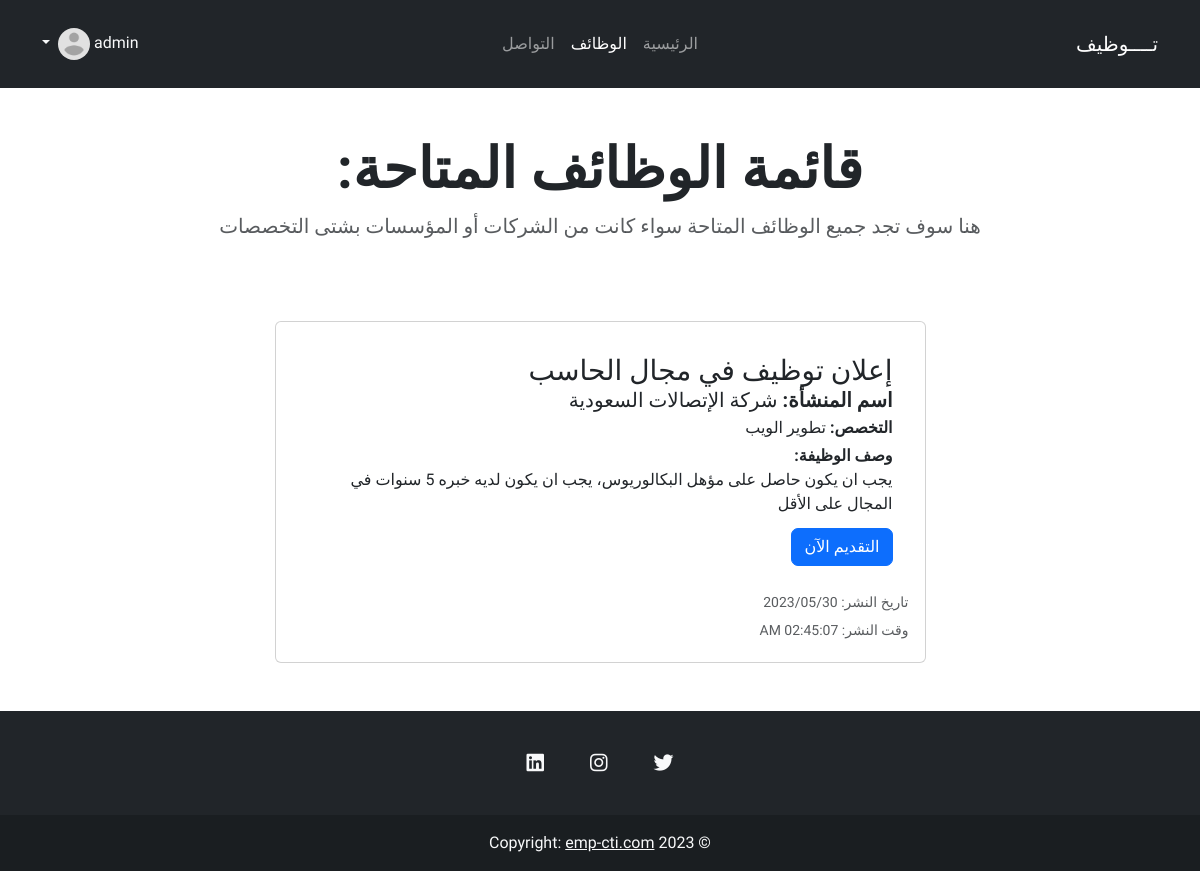
Page /jobs.php (signed in) on the committed database.
### tables this page shows
CREATE TABLE `facilities_request` (
  `id_request` int(15) NOT NULL,
  `name` varchar(150) NOT NULL,
  `ads_title` varchar(100) NOT NULL,
  `ads_major` varchar(100) NOT NULL,
  `ads_description` varchar(500) NOT NULL,
  `ads_created_date` varchar(50) NOT NULL,
  `ads_created_time` varchar(50) NOT NULL,
  `id_fk` int(15) NOT NULL
);

### jobs.php (the view, shortened to what this page needs)
<?php
include 'includes/beginning.php';
include 'includes/nav.php';
?>
<div class="py-5 text-center">
  <h1 class="display-4 fw-bold">قائمة الوظائف المتاحة: </h1>
  <p class="text-muted lead" id="pra">هنا سوف تجد جميع الوظائف المتاحة سواء كانت من الشركات أو المؤسسات بشتى التخصصات</p>
</div>
<main class="container">
  <div class="row">
    <div class="col">
      <?php
      include 'database/conn.php';
      $sql = "SELECT id_request,name,ads_title,ads_major,ads_description,ads_created_date,ads_created_time FROM facilities_request";
      $query = mysqli_query($conn, $sql);
      ?>
      <?php
      while ($row = mysqli_fetch_row($query)) {
        echo '
                    <section class="card-animation py-3">
                    <div class="mx-auto card col-7 p-3 ">
                        <div class="card-body">
                            <div class="d-md-flex">
                                <div class="flex-grow-1">
                                    <a data-step="5" data-position="right" data-intro=" عند الدخول على صفحة البحث عن وظائف،تظهر قائمة الوظائف المتاحة،ويمكن للمستخدم البحث على مسمى الوظيفة">
                                        <h3 class="card-title d-inline-block secondary my-0 py-0">' . $row[2] . '</h3>
                                    </a>
                                    <h5 class="mb-1"><span><strong>اسم المنشأة: </strong>' . $row[1] . '</span></h5>
                                    <p class="mb-1 "><strong>التخصص: </strong>' . $row[3] . '</p>
                                    <p class="mb-1 "><strong>وصف الوظيفة:</strong> <br>' . $row[4] . '</p>
                                </div>
                                <img src="https://teleworks.sa/wp-content/themes/understrap-child/images/resort.svg" class="rounded-circle" alt="">
                            </div>
                                     <div class="py-2">
                                <a href="dashboard/user/apply_jobs"><button type="button" class="btn btn-primary sign-in">التقديم الآن</button></a>
                            </div>
                        </div>
                        <p class="text-muted mb-1"><small>تاريخ النشر: ' . $row[5] . ' </small></p>
                        <p class="text-muted mb-1"><small>وقت النشر: ' . $row[6] . '</small></p>
                    </div>
            </div>
        </div>
        </section>';
      }
      ?>
      <div class="p-3"></div>
</main>
<?php include 'includes/footer.php' ?>
<?php include 'includes/end.php' ?>

### assets/css/style.css (style rules this page uses)
html { direction: rtl; }
button.sign-in { border-radius: 7px; }
body { font-family: "Tajawal", sans-serif; }
#pra { font-weight: 500; color: rgb(68, 68, 68); }
* { scrollbar-width: thin; scrollbar-color: #6e757a #2f353a; }
section.card-animation .card { transition: transform 0.2s ease; }

### rows in the picture
facilities_request: ads_title "إعلان توظيف في مجال الحاسب", name "شركة الإتصالات السعودية", ads_major "تطوير الويب", ads_description "يجب ان يكون حاصل على مؤهل البكالوريوس، يجب ان يكون لديه خبره 5 سنوات في المجال على الأقل", ads_created_date "2023/05/30", ads_created_time "02:45:07 AM"

### other values in the picture
$username "admin"
